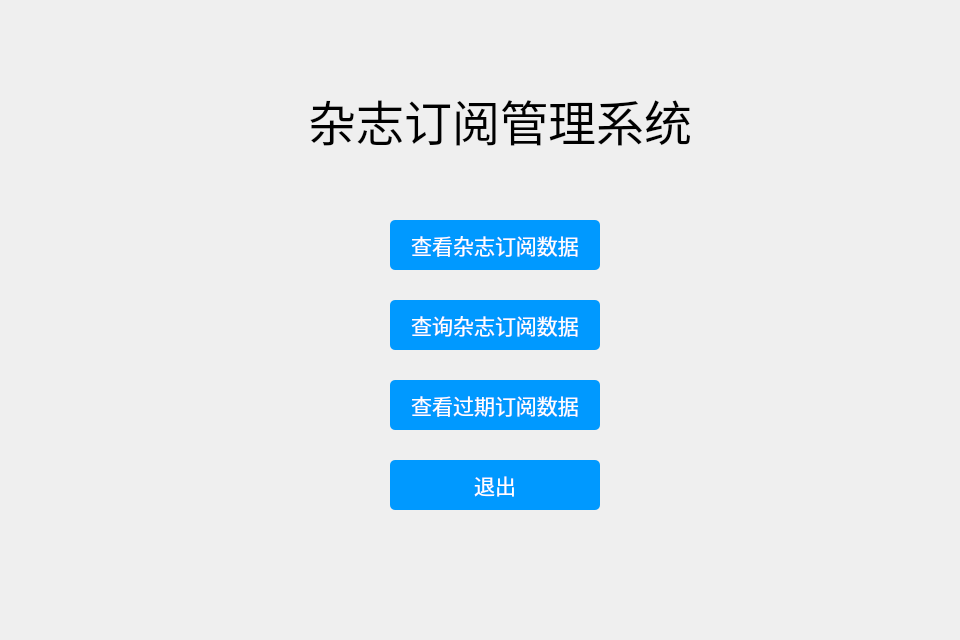
<?xml version="1.0" encoding="UTF-8"?>
<ui version="4.0">
 <class>MainWindow</class>
 <widget class="QWidget" name="MainWindow">
  <property name="geometry">
   <rect>
    <x>0</x>
    <y>0</y>
    <width>960</width>
    <height>640</height>
   </rect>
  </property>
  <property name="sizePolicy">
   <sizepolicy hsizetype="Preferred" vsizetype="Preferred">
    <horstretch>0</horstretch>
    <verstretch>0</verstretch>
   </sizepolicy>
  </property>
  <property name="minimumSize">
   <size>
    <width>960</width>
    <height>640</height>
   </size>
  </property>
  <property name="maximumSize">
   <size>
    <width>960</width>
    <height>640</height>
   </size>
  </property>
  <property name="windowTitle">
   <string>杂志订阅管理系统</string>
  </property>
  <property name="styleSheet">
   <string notr="true">QStackedWidget#stackedWidget1
{
	border-image:url(:/image/background.jpg);
}

QStackedWidget#stackedWidget1 QPushButton
{
	border:none;
	border-radius:5px;
	background-color: rgb(0,153,255);
	color:rgb(255,255,255);
}

QStackedWidget#stackedWidget1 QPushButton:hover
{
	background-color: rgb(0,141,235);
	color: rgb(0, 170, 255);
}

</string>
  </property>
  <widget class="QStackedWidget" name="stackedWidget1">
   <property name="geometry">
    <rect>
     <x>10</x>
     <y>0</y>
     <width>960</width>
     <height>640</height>
    </rect>
   </property>
   <property name="sizePolicy">
    <sizepolicy hsizetype="Preferred" vsizetype="Preferred">
     <horstretch>0</horstretch>
     <verstretch>0</verstretch>
    </sizepolicy>
   </property>
   <property name="minimumSize">
    <size>
     <width>960</width>
     <height>640</height>
    </size>
   </property>
   <property name="maximumSize">
    <size>
     <width>960</width>
     <height>640</height>
    </size>
   </property>
   <property name="styleSheet">
    <string notr="true"/>
   </property>
   <property name="currentIndex">
    <number>0</number>
   </property>
   <widget class="QWidget" name="menuPage">
    <property name="styleSheet">
     <string notr="true"/>
    </property>
    <widget class="QLabel" name="label">
     <property name="geometry">
      <rect>
       <x>275</x>
       <y>80</y>
       <width>430</width>
       <height>80</height>
      </rect>
     </property>
     <property name="font">
      <font>
       <pointsize>36</pointsize>
      </font>
     </property>
     <property name="styleSheet">
      <string notr="true"/>
     </property>
     <property name="text">
      <string>杂志订阅管理系统</string>
     </property>
     <property name="textFormat">
      <enum>Qt::MarkdownText</enum>
     </property>
     <property name="alignment">
      <set>Qt::AlignCenter</set>
     </property>
    </widget>
    <widget class="QPushButton" name="closeButton">
     <property name="geometry">
      <rect>
       <x>380</x>
       <y>460</y>
       <width>210</width>
       <height>50</height>
      </rect>
     </property>
     <property name="font">
      <font>
       <pointsize>16</pointsize>
      </font>
     </property>
     <property name="text">
      <string>退出</string>
     </property>
    </widget>
    <widget class="QPushButton" name="searchButton">
     <property name="geometry">
      <rect>
       <x>380</x>
       <y>300</y>
       <width>210</width>
       <height>50</height>
      </rect>
     </property>
     <property name="font">
      <font>
       <pointsize>16</pointsize>
      </font>
     </property>
     <property name="text">
      <string>查询杂志订阅数据</string>
     </property>
    </widget>
    <widget class="QPushButton" name="viewButton">
     <property name="geometry">
      <rect>
       <x>380</x>
       <y>220</y>
       <width>210</width>
       <height>50</height>
      </rect>
     </property>
     <property name="font">
      <font>
       <pointsize>16</pointsize>
      </font>
     </property>
     <property name="text">
      <string>查看杂志订阅数据</string>
     </property>
    </widget>
    <widget class="QPushButton" name="viewButton_2">
     <property name="geometry">
      <rect>
       <x>380</x>
       <y>380</y>
       <width>210</width>
       <height>50</height>
      </rect>
     </property>
     <property name="font">
      <font>
       <pointsize>16</pointsize>
      </font>
     </property>
     <property name="text">
      <string>查看过期订阅数据</string>
     </property>
    </widget>
   </widget>
   <widget class="QWidget" name="deletePage">
    <widget class="QTableWidget" name="viewTableWidget_3">
     <property name="geometry">
      <rect>
       <x>110</x>
       <y>110</y>
       <width>731</width>
       <height>411</height>
      </rect>
     </property>
     <property name="font">
      <font>
       <pointsize>9</pointsize>
      </font>
     </property>
     <column>
      <property name="text">
       <string>编号</string>
      </property>
      <property name="font">
       <font>
        <pointsize>12</pointsize>
        <bold>true</bold>
       </font>
      </property>
     </column>
     <column>
      <property name="text">
       <string>姓名</string>
      </property>
      <property name="font">
       <font>
        <pointsize>12</pointsize>
        <bold>true</bold>
       </font>
      </property>
     </column>
     <column>
      <property name="text">
       <string>性别</string>
      </property>
      <property name="font">
       <font>
        <pointsize>12</pointsize>
        <bold>true</bold>
       </font>
      </property>
     </column>
     <column>
      <property name="text">
       <string>手机号码</string>
      </property>
      <property name="font">
       <font>
        <pointsize>12</pointsize>
        <bold>true</bold>
       </font>
      </property>
     </column>
     <column>
      <property name="text">
       <string>杂志单位</string>
      </property>
      <property name="font">
       <font>
        <pointsize>12</pointsize>
        <bold>true</bold>
       </font>
      </property>
     </column>
     <column>
      <property name="text">
       <string>订阅数</string>
      </property>
      <property name="font">
       <font>
        <pointsize>12</pointsize>
        <bold>true</bold>
       </font>
      </property>
     </column>
     <column>
      <property name="text">
       <string>截止日期</string>
      </property>
      <property name="font">
       <font>
        <pointsize>12</pointsize>
        <bold>true</bold>
       </font>
      </property>
     </column>
    </widget>
    <widget class="QPushButton" name="delebtn">
     <property name="geometry">
      <rect>
       <x>330</x>
       <y>540</y>
       <width>130</width>
       <height>50</height>
      </rect>
     </property>
     <property name="text">
      <string>删除</string>
     </property>
    </widget>
    <widget class="QPushButton" name="backbtn">
     <property name="geometry">
      <rect>
       <x>510</x>
       <y>540</y>
       <width>130</width>
       <height>50</height>
      </rect>
     </property>
     <property name="text">
      <string>返回</string>
     </property>
    </widget>
    <widget class="QLabel" name="label_7">
     <property name="geometry">
      <rect>
       <x>270</x>
       <y>45</y>
       <width>121</width>
       <height>41</height>
      </rect>
     </property>
     <property name="font">
      <font>
       <pointsize>12</pointsize>
      </font>
     </property>
     <property name="text">
      <string>请输入截止日期：</string>
     </property>
    </widget>
    <widget class="QDateEdit" name="deadlineEdit_2">
     <property name="geometry">
      <rect>
       <x>400</x>
       <y>51</y>
       <width>150</width>
       <height>31</height>
      </rect>
     </property>
    </widget>
    <widget class="QPushButton" name="pushButton">
     <property name="geometry">
      <rect>
       <x>600</x>
       <y>50</y>
       <width>100</width>
       <height>35</height>
      </rect>
     </property>
     <property name="text">
      <string>查看</string>
     </property>
    </widget>
   </widget>
   <widget class="QWidget" name="resultPage">
    <widget class="QTableWidget" name="viewTableWidget_2">
     <property name="geometry">
      <rect>
       <x>0</x>
       <y>0</y>
       <width>711</width>
       <height>580</height>
      </rect>
     </property>
     <property name="font">
      <font>
       <pointsize>9</pointsize>
      </font>
     </property>
     <column>
      <property name="text">
       <string>编号</string>
      </property>
      <property name="font">
       <font>
        <pointsize>12</pointsize>
        <bold>true</bold>
       </font>
      </property>
     </column>
     <column>
      <property name="text">
       <string>姓名</string>
      </property>
      <property name="font">
       <font>
        <pointsize>12</pointsize>
        <bold>true</bold>
       </font>
      </property>
     </column>
     <column>
      <property name="text">
       <string>性别</string>
      </property>
      <property name="font">
       <font>
        <pointsize>12</pointsize>
        <bold>true</bold>
       </font>
      </property>
     </column>
     <column>
      <property name="text">
       <string>手机号码</string>
      </property>
      <property name="font">
       <font>
        <pointsize>12</pointsize>
        <bold>true</bold>
       </font>
      </property>
     </column>
     <column>
      <property name="text">
       <string>杂志单位</string>
      </property>
      <property name="font">
       <font>
        <pointsize>12</pointsize>
        <bold>true</bold>
       </font>
      </property>
     </column>
     <column>
      <property name="text">
       <string>订阅数</string>
      </property>
      <property name="font">
       <font>
        <pointsize>12</pointsize>
        <bold>true</bold>
       </font>
      </property>
     </column>
     <column>
      <property name="text">
       <string>截止日期</string>
      </property>
      <property name="font">
       <font>
        <pointsize>12</pointsize>
        <bold>true</bold>
       </font>
      </property>
     </column>
    </widget>
    <widget class="QPushButton" name="editButton_2">
     <property name="geometry">
      <rect>
       <x>760</x>
       <y>130</y>
       <width>131</width>
       <height>50</height>
      </rect>
     </property>
     <property name="font">
      <font>
       <pointsize>18</pointsize>
      </font>
     </property>
     <property name="text">
      <string>编辑</string>
     </property>
    </widget>
    <widget class="QPushButton" name="returnButton_3">
     <property name="geometry">
      <rect>
       <x>760</x>
       <y>390</y>
       <width>131</width>
       <height>50</height>
      </rect>
     </property>
     <property name="font">
      <font>
       <pointsize>18</pointsize>
      </font>
     </property>
     <property name="text">
      <string>返回</string>
     </property>
    </widget>
    <widget class="QPushButton" name="dele2Button">
     <property name="geometry">
      <rect>
       <x>760</x>
       <y>260</y>
       <width>131</width>
       <height>51</height>
      </rect>
     </property>
     <property name="font">
      <font>
       <pointsize>18</pointsize>
      </font>
     </property>
     <property name="text">
      <string>删除</string>
     </property>
    </widget>
   </widget>
   <widget class="QWidget" name="searchPage">
    <widget class="QPushButton" name="search">
     <property name="geometry">
      <rect>
       <x>310</x>
       <y>370</y>
       <width>131</width>
       <height>50</height>
      </rect>
     </property>
     <property name="font">
      <font>
       <pointsize>16</pointsize>
      </font>
     </property>
     <property name="text">
      <string>查询</string>
     </property>
    </widget>
    <widget class="QPushButton" name="returnButton_2">
     <property name="geometry">
      <rect>
       <x>500</x>
       <y>370</y>
       <width>131</width>
       <height>50</height>
      </rect>
     </property>
     <property name="font">
      <font>
       <pointsize>16</pointsize>
      </font>
     </property>
     <property name="text">
      <string>返回</string>
     </property>
    </widget>
    <widget class="QDateEdit" name="deadlineEdit_1">
     <property name="geometry">
      <rect>
       <x>440</x>
       <y>301</y>
       <width>121</width>
       <height>31</height>
      </rect>
     </property>
    </widget>
    <widget class="QLabel" name="label_8">
     <property name="geometry">
      <rect>
       <x>380</x>
       <y>155</y>
       <width>51</width>
       <height>21</height>
      </rect>
     </property>
     <property name="font">
      <font>
       <pointsize>16</pointsize>
      </font>
     </property>
     <property name="text">
      <string>姓名：</string>
     </property>
    </widget>
    <widget class="QLabel" name="label_2">
     <property name="geometry">
      <rect>
       <x>380</x>
       <y>205</y>
       <width>51</width>
       <height>21</height>
      </rect>
     </property>
     <property name="font">
      <font>
       <pointsize>16</pointsize>
      </font>
     </property>
     <property name="text">
      <string>性别：</string>
     </property>
    </widget>
    <widget class="QLabel" name="label_9">
     <property name="geometry">
      <rect>
       <x>380</x>
       <y>255</y>
       <width>51</width>
       <height>21</height>
      </rect>
     </property>
     <property name="font">
      <font>
       <pointsize>16</pointsize>
      </font>
     </property>
     <property name="text">
      <string>单位：</string>
     </property>
    </widget>
    <widget class="QLabel" name="label_10">
     <property name="geometry">
      <rect>
       <x>340</x>
       <y>305</y>
       <width>91</width>
       <height>21</height>
      </rect>
     </property>
     <property name="font">
      <font>
       <pointsize>16</pointsize>
      </font>
     </property>
     <property name="text">
      <string>截止日期：</string>
     </property>
    </widget>
    <widget class="QLabel" name="label_5">
     <property name="geometry">
      <rect>
       <x>310</x>
       <y>50</y>
       <width>321</width>
       <height>61</height>
      </rect>
     </property>
     <property name="font">
      <font>
       <pointsize>36</pointsize>
      </font>
     </property>
     <property name="styleSheet">
      <string notr="true"/>
     </property>
     <property name="text">
      <string>信息查询</string>
     </property>
     <property name="textFormat">
      <enum>Qt::MarkdownText</enum>
     </property>
     <property name="alignment">
      <set>Qt::AlignCenter</set>
     </property>
    </widget>
    <widget class="QLineEdit" name="magEdit">
     <property name="geometry">
      <rect>
       <x>440</x>
       <y>250</y>
       <width>121</width>
       <height>31</height>
      </rect>
     </property>
    </widget>
    <widget class="QLineEdit" name="sexEdit">
     <property name="geometry">
      <rect>
       <x>440</x>
       <y>201</y>
       <width>121</width>
       <height>31</height>
      </rect>
     </property>
    </widget>
    <widget class="QLineEdit" name="nameEdit">
     <property name="geometry">
      <rect>
       <x>440</x>
       <y>152</y>
       <width>121</width>
       <height>31</height>
      </rect>
     </property>
    </widget>
   </widget>
   <widget class="QWidget" name="viewPage">
    <property name="styleSheet">
     <string notr="true">QWidget#viewPage
{
	border-image:url(:/image/background.jpg);
}

QWidget#viewPage QPushButton
{
	border:none;
	border-radius:5px;
	background-color: rgb(0,153,255);
	color:rgb(255,255,255);
}

QWidget#viewPage QPushButton:hover
{
	background-color: rgb(0,141,235);
	color: rgb(0, 170, 255);
}

</string>
    </property>
    <widget class="QTableWidget" name="viewTableWidget">
     <property name="geometry">
      <rect>
       <x>0</x>
       <y>0</y>
       <width>711</width>
       <height>580</height>
      </rect>
     </property>
     <property name="font">
      <font>
       <pointsize>9</pointsize>
      </font>
     </property>
     <column>
      <property name="text">
       <string>编号</string>
      </property>
      <property name="font">
       <font>
        <pointsize>12</pointsize>
        <bold>true</bold>
       </font>
      </property>
     </column>
     <column>
      <property name="text">
       <string>姓名</string>
      </property>
      <property name="font">
       <font>
        <pointsize>12</pointsize>
        <bold>true</bold>
       </font>
      </property>
     </column>
     <column>
      <property name="text">
       <string>性别</string>
      </property>
      <property name="font">
       <font>
        <pointsize>12</pointsize>
        <bold>true</bold>
       </font>
      </property>
     </column>
     <column>
      <property name="text">
       <string>手机号码</string>
      </property>
      <property name="font">
       <font>
        <pointsize>12</pointsize>
        <bold>true</bold>
       </font>
      </property>
     </column>
     <column>
      <property name="text">
       <string>杂志单位</string>
      </property>
      <property name="font">
       <font>
        <pointsize>12</pointsize>
        <bold>true</bold>
       </font>
      </property>
     </column>
     <column>
      <property name="text">
       <string>订阅数</string>
      </property>
      <property name="font">
       <font>
        <pointsize>12</pointsize>
        <bold>true</bold>
       </font>
      </property>
     </column>
     <column>
      <property name="text">
       <string>截止日期</string>
      </property>
      <property name="font">
       <font>
        <pointsize>12</pointsize>
        <bold>true</bold>
       </font>
      </property>
     </column>
    </widget>
    <widget class="QPushButton" name="addButton">
     <property name="geometry">
      <rect>
       <x>770</x>
       <y>220</y>
       <width>131</width>
       <height>50</height>
      </rect>
     </property>
     <property name="font">
      <font>
       <pointsize>18</pointsize>
      </font>
     </property>
     <property name="text">
      <string>添加</string>
     </property>
    </widget>
    <widget class="QPushButton" name="saveButton">
     <property name="geometry">
      <rect>
       <x>770</x>
       <y>330</y>
       <width>131</width>
       <height>50</height>
      </rect>
     </property>
     <property name="font">
      <font>
       <pointsize>18</pointsize>
      </font>
     </property>
     <property name="text">
      <string>保存</string>
     </property>
    </widget>
    <widget class="QPushButton" name="returnButton">
     <property name="geometry">
      <rect>
       <x>770</x>
       <y>440</y>
       <width>131</width>
       <height>50</height>
      </rect>
     </property>
     <property name="font">
      <font>
       <pointsize>18</pointsize>
      </font>
     </property>
     <property name="text">
      <string>返回</string>
     </property>
    </widget>
    <widget class="QPushButton" name="statisticButton">
     <property name="geometry">
      <rect>
       <x>770</x>
       <y>110</y>
       <width>131</width>
       <height>50</height>
      </rect>
     </property>
     <property name="font">
      <font>
       <pointsize>18</pointsize>
      </font>
     </property>
     <property name="text">
      <string>统计</string>
     </property>
    </widget>
    <zorder>saveButton</zorder>
    <zorder>returnButton</zorder>
    <zorder>addButton</zorder>
    <zorder>viewTableWidget</zorder>
    <zorder>statisticButton</zorder>
   </widget>
  </widget>
 </widget>
 <resources/>
 <connections/>
</ui>
